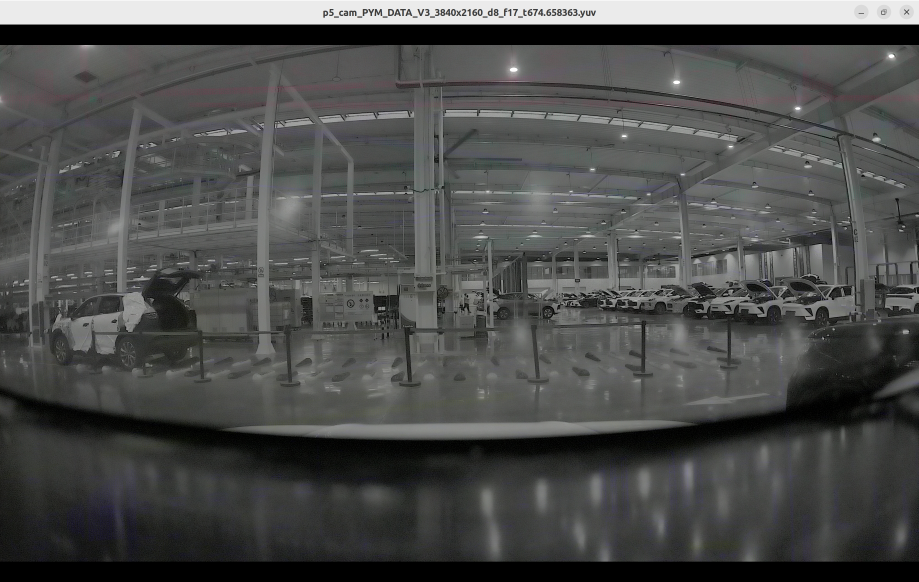
#> input picture py_script/CV2/potor/20251203-153210.jpg, 2756 x 1746 px, given in place of   20251203-153210.jpg, which was not available (shown at 1/3 size)
$ python chaocha3.py
#> lines starting #> are read from the running program, lines starting #| are printed output that depends on the picture; pictures that were not available may be replaced by others from this repository, and a replacement may not be noted
import cv2
import numpy as np
import os
from datetime import datetime
import json

class SimpleInstallationErrorAnalyzer:
    def __init__(self, camera_path, simulation_path, output_dir="./simple_analysis"):
        """
        简化工装安装误差分析器

        Args:
            camera_path: 相机实际拍摄图像路径
            simulation_path: 仿真设计图像路径
            output_dir: 输出目录
        """
        self.camera_path = camera_path
        self.simulation_path = simulation_path
        self.output_dir = output_dir

        # 创建输出目录
        os.makedirs(output_dir, exist_ok=True)

        # 读取图像
        self.camera_img = cv2.imread(camera_path)
        self.simulation_img = cv2.imread(simulation_path)

        if self.camera_img is None or self.simulation_img is None:
            raise ValueError("无法加载图像文件")

        # 统一图像尺寸（将仿真图缩放到相机图大小）
        self._resize_images()

        # 存储结果
        self.results = {
            "analysis_time": datetime.now().strftime("%Y-%m-%d %H:%M:%S"),
            "camera_image": camera_path,
            "simulation_image": simulation_path,
            "image_dimensions": {
                "original_camera": self.camera_img.shape[:2][::-1],  # (width, height)
                "original_simulation": self.simulation_img.shape[:2][::-1],
                "resized": self.camera_img.shape[:2][::-1]
            }
        }

    def _resize_images(self):
        """将仿真图像缩放到相机图像尺寸"""
        h_cam, w_cam = self.camera_img.shape[:2]
        h_sim, w_sim = self.simulation_img.shape[:2]

        # 保持宽高比缩放
        scale = min(w_cam / w_sim, h_cam / h_sim)
        new_width = int(w_sim * scale)
        new_height = int(h_sim * scale)

        self.simulation_img = cv2.resize(self.simulation_img, (new_width, new_height))

        # 如果尺寸不完全匹配，填充到相同尺寸
        if new_width != w_cam or new_height != h_cam:
            canvas = np.zeros((h_cam, w_cam, 3), dtype=np.uint8)
            start_x = (w_cam - new_width) // 2
            start_y = (h_cam - new_height) // 2
            canvas[start_y:start_y+new_height, start_x:start_x+new_width] = self.simulation_img
            self.simulation_img = canvas

    def analyze_angle_error(self, use_corners=True):
        """
        分析角度误差（主要关注旋转偏差）

        Args:
            use_corners: 是否使用角点检测（True）或简单投影（False）
        """
        print("开始角度误差分析...")

        # 方法1：使用角点检测（更准确）
        if use_corners:
            return self._analyze_with_corners()
        # 方法2：简单投影映射
        else:
            return self._analyze_simple_projection()

    def _analyze_with_corners(self):
        """使用角点检测分析角度误差"""
        # 转换为灰度图
        gray_camera = cv2.cvtColor(self.camera_img, cv2.COLOR_BGR2GRAY)
        gray_simulation = cv2.cvtColor(self.simulation_img, cv2.COLOR_BGR2GRAY)

        # 检测角点
        corners_camera = cv2.goodFeaturesToTrack(gray_camera, maxCorners=100,
                                                qualityLevel=0.01, minDistance=10)
        corners_simulation = cv2.goodFeaturesToTrack(gray_simulation, maxCorners=100,
                                                    qualityLevel=0.01, minDistance=10)

        if corners_camera is None or corners_simulation is None:
            print("警告：无法检测到足够角点，使用简单投影方法")
            return self._analyze_simple_projection()

        # 计算角点的主方向（使用PCA）
        angle_camera = self._calculate_principal_angle(corners_camera)
        angle_simulation = self._calculate_principal_angle(corners_simulation)

        # 计算角度差
        angle_diff = abs(angle_camera - angle_simulation)
        if angle_diff > 180:
            angle_diff = 360 - angle_diff

        # 生成投影图像
        projected_img = self._generate_projection(angle_diff)

        # 保存结果
        self._save_results(angle_camera, angle_simulation, angle_diff, projected_img)

        return self.results

    def _calculate_principal_angle(self, corners):
        """使用PCA计算角点的主方向角度"""
        corners_flat = corners.reshape(-1, 2).astype(np.float32)

        # 计算均值
        mean = np.mean(corners_flat, axis=0)

        # 计算协方差矩阵
        cov_mat = np.cov(corners_flat.T)

        # 计算特征值和特征向量
        eigenvalues, eigenvectors = np.linalg.eig(cov_mat)

        # 获取最大特征值对应的特征向量
        max_eigenvalue_idx = np.argmax(eigenvalues)
        principal_vector = eigenvectors[:, max_eigenvalue_idx]

        # 计算角度（0-360度）
        angle = np.arctan2(principal_vector[1], principal_vector[0]) * 180 / np.pi
        if angle < 0:
            angle += 360

        return angle

    # [46 lines left out: functions _analyze_simple_projection, _calculate_average_line_angle, not called in this run]

    def _generate_projection(self, angle_diff):
        """生成投影图像以可视化角度偏差"""
        h, w = self.camera_img.shape[:2]

        # 创建合成图像
        composite = np.zeros((h, w*2, 3), dtype=np.uint8)
        composite[:, :w] = self.camera_img
        composite[:, w:] = self.simulation_img

        # 在图像上绘制角度信息
        font = cv2.FONT_HERSHEY_SIMPLEX
        cv2.putText(composite, f"Camera", (10, 30), font, 1, (0, 255, 0), 2)
        cv2.putText(composite, f"Simulation", (w+10, 30), font, 1, (0, 255, 0), 2)
        cv2.putText(composite, f"Angle Difference: {angle_diff:.2f} angle",
                   (w//2 - 100, h-20), font, 0.7, (0, 0, 255), 2)

        # 绘制角度指示线
        center_x, center_y = w//2, h//2
        length = min(w, h) // 3

        # 相机图像的角度指示
        cv2.line(composite, (center_x, center_y),
                (center_x + int(length * np.cos(0)), center_y + int(length * np.sin(0))),
                (255, 0, 0), 3)

        # 仿真图像的角度指示（偏移角度）
        cv2.line(composite, (w + center_x, center_y),
                (w + center_x + int(length * np.cos(np.radians(angle_diff))),
                 center_y + int(length * np.sin(np.radians(angle_diff)))),
                (0, 0, 255), 3)

        return composite

    def _save_results(self, angle_camera, angle_simulation, angle_diff, projected_img):
        """保存分析结果"""
        # 保存投影图像
        projected_path = os.path.join(self.output_dir, "angle_projection.jpg")
        cv2.imwrite(projected_path, projected_img)

        # 保存角度差异图
        diff_path = os.path.join(self.output_dir, "angle_difference.jpg")
        self._save_angle_difference_plot(angle_camera, angle_simulation, angle_diff, diff_path)

        # 更新结果
        self.results.update({
            "method": "angle_analysis",
            "angles": {
                "camera_angle": float(angle_camera),
                "simulation_angle": float(angle_simulation),
                "angle_difference": float(angle_diff)
            },
            "projected_image": projected_path,
            "difference_plot": diff_path,
            "assessment": self._assess_installation(angle_diff)
        })

    def _save_angle_difference_plot(self, angle_cam, angle_sim, angle_diff, save_path):
        """保存角度差异图 - 修复版本"""
        try:
            import matplotlib.pyplot as plt

            # 方法1：使用极坐标图
            fig = plt.figure(figsize=(8, 6))
            ax = fig.add_subplot(111, projection='polar')  # 创建极坐标轴

            # 绘制角度线
            angles_rad = [np.radians(angle_cam), np.radians(angle_sim)]
            labels = [f'Camera: {angle_cam:.1f}°', f'Simulation: {angle_sim:.1f}°']
            colors = ['blue', 'red']

            for i, (angle_rad, label, color) in enumerate(zip(angles_rad, labels, colors)):
                ax.plot([angle_rad, angle_rad], [0, 1],
                       color=color, linewidth=3, label=label)

            # 设置极坐标参数
            ax.set_theta_zero_location('E')  # 0度在右侧
            ax.set_theta_direction(1)  # 逆时针方向
            ax.set_ylim(0, 1.2)
            ax.set_title(f'Angle Difference: {angle_diff:.2f}°', fontsize=14, pad=20)
            ax.legend(loc='upper right', bbox_to_anchor=(1.3, 1.0))

            plt.tight_layout()
            plt.savefig(save_path, dpi=150, bbox_inches='tight')
            plt.close()

        except Exception as e:
            print(f"保存角度差异图失败: {e}")
            # 如果极坐标图失败，使用简单的折线图
            self._save_simple_angle_plot(angle_cam, angle_sim, angle_diff, save_path)

    # [28 lines left out: function _save_simple_angle_plot, not called in this run]

    def _assess_installation(self, angle_diff):
        """评估安装质量"""
        tolerance = 2.0  # 2度容忍度

        if angle_diff <= tolerance:
            return {
                "status": "PASS",
                "message": f"安装角度偏差({angle_diff:.2f}°)在允许范围内(≤{tolerance}°)",
                "recommendation": "安装合格，无需调整"
            }
        else:
            return {
                "status": "FAIL",
                "message": f"安装角度偏差({angle_diff:.2f}°)超过允许范围(>{tolerance}°)",
                "recommendation": f"需要调整工装，旋转约{angle_diff:.2f}°"
            }

    def generate_report(self):
        """生成简单报告"""
        report_path = os.path.join(self.output_dir, "angle_analysis_report.json")

        with open(report_path, 'w', encoding='utf-8') as f:
            json.dump(self.results, f, indent=2, ensure_ascii=False)

        # 生成文本摘要
        summary = self._generate_summary()
        summary_path = os.path.join(self.output_dir, "summary.txt")

        with open(summary_path, 'w', encoding='utf-8') as f:
            f.write(summary)

        print(f"报告已保存到: {report_path}")
        print(f"摘要已保存到: {summary_path}")

        return report_path, summary_path

    def _generate_summary(self):
        """生成文本摘要"""
        angles = self.results.get("angles", {})
        assessment = self.results.get("assessment", {})

        summary = "=" * 50 + "\n"
        summary += "工装安装角度误差分析报告\n"
        summary += "=" * 50 + "\n\n"

        summary += f"分析时间: {self.results.get('analysis_time')}\n"
        summary += f"相机图像: {os.path.basename(self.camera_path)}\n"
        summary += f"仿真图像: {os.path.basename(self.simulation_path)}\n\n"

        summary += "角度测量结果:\n"
        summary += f"  相机图像角度: {angles.get('camera_angle', 0):.2f}°\n"
        summary += f"  仿真图像角度: {angles.get('simulation_angle', 0):.2f}°\n"
        summary += f"  角度偏差: {angles.get('angle_difference', 0):.2f}°\n\n"

        summary += "安装评估:\n"
        summary += f"  状态: {assessment.get('status', 'UNKNOWN')}\n"
        summary += f"  结论: {assessment.get('message', '')}\n"
        summary += f"  建议: {assessment.get('recommendation', '')}\n\n"

        summary += "输出文件:\n"
        summary += f"  投影图像: {os.path.basename(self.results.get('projected_image', ''))}\n"
        summary += f"  角度差异图: {os.path.basename(self.results.get('difference_plot', ''))}\n"
        summary += f"  详细报告: angle_analysis_report.json\n"

        summary += "\n" + "=" * 50

        return summary

# 使用示例
# [107 lines left out: functions main, batch_angle_analysis, not called in this run]

# 快速分析函数（最简版本）
def quick_angle_check(camera_path, simulation_path, show_result=True):
    """
    快速角度检查 - 最简版本
    只返回角度偏差，不保存文件
    """
#> called with camera_path = './potor/  20251203-153210.jpg', show_result = True
    try:
        # 读取图像
        camera_img = cv2.imread(camera_path)
#> camera_img is the input picture: shape (1746, 2756, 3); mean B, G, R 76.5, 77.7, 76.8
        sim_img = cv2.imread(simulation_path)
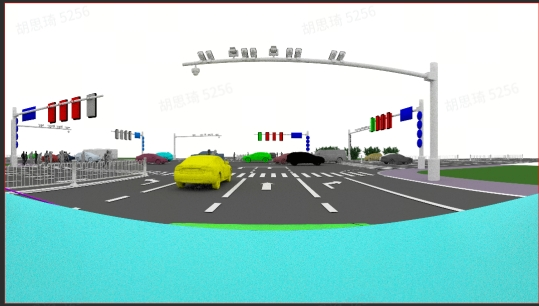
#> input picture py_script/CV2/potor/img_v3_02sp_e51b3634-66a9-4d6b-9b3d-69e53271910g.jpg, 539 x 306 px
#> sim_img is the input picture: shape (306, 539, 3); mean B, G, R 201.6, 205.1, 167

        if camera_img is None or sim_img is None:
            print("错误：无法读取图像")
            return None

        # 统一尺寸
        h_cam, w_cam = camera_img.shape[:2]
        sim_img = cv2.resize(sim_img, (w_cam, h_cam))
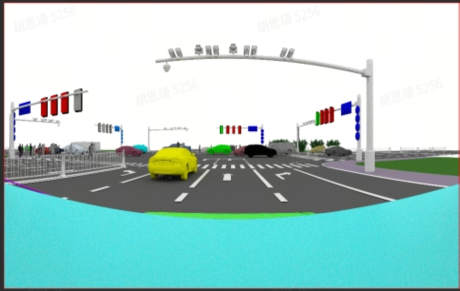
#> sim_img: shape (1746, 2756, 3) (shown at 1/6 size); mean B, G, R 201.5, 205, 167

        # 转换为灰度
        gray_cam = cv2.cvtColor(camera_img, cv2.COLOR_BGR2GRAY)
        gray_sim = cv2.cvtColor(sim_img, cv2.COLOR_BGR2GRAY)
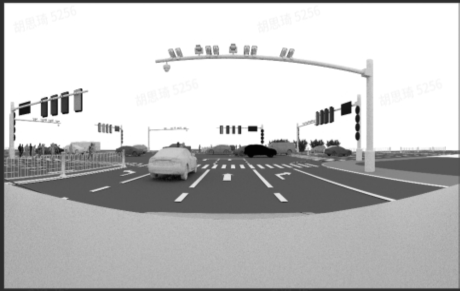
#> gray_sim: shape (1746, 2756) (shown at 1/6 size); min 2, max 255, mean 193.3

        # 简单边缘检测
        edges_cam = cv2.Canny(gray_cam, 50, 150)
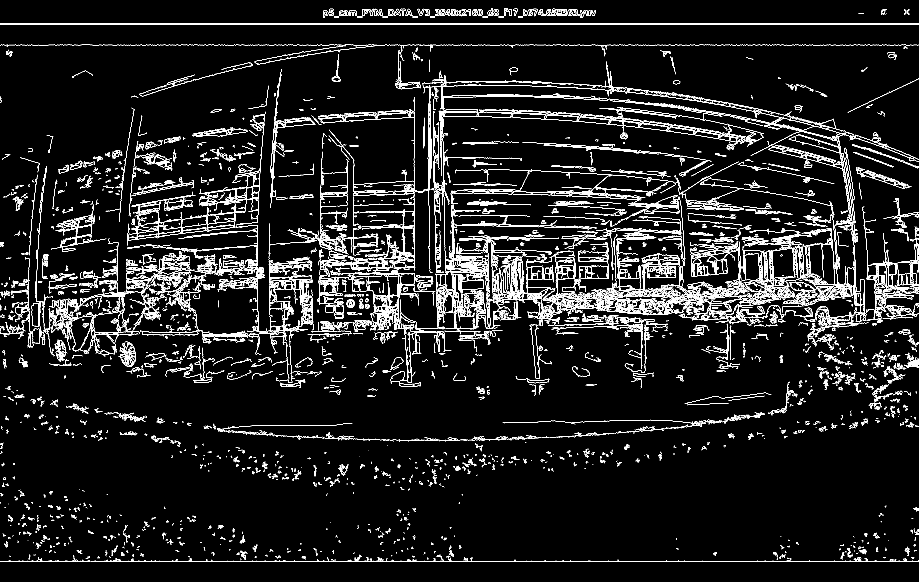
#> edges_cam: shape (1746, 2756) (shown at 1/3 size); 5.3% white in thin lines or dots
        edges_sim = cv2.Canny(gray_sim, 50, 150)
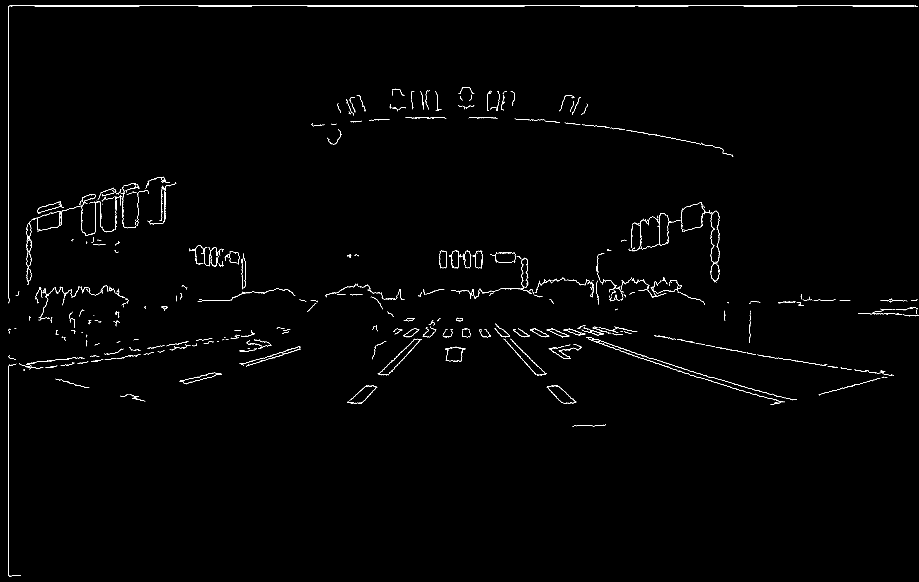
#> edges_sim: shape (1746, 2756) (shown at 1/3 size); 0.68% white in thin lines or dots

        # 检测主要直线
        def get_main_angle(edges):
            lines = cv2.HoughLinesP(edges, 1, np.pi/180, 50, minLineLength=50, maxLineGap=10)
#> lines = 1033 rows, first 6: [0, 73, 2755, 73], [0, 71, 2755, 71], [2, 1684, 1869, 1684], [1054, 135, 1587, 135], [2208, 134, 2359, 134], [2266, 880, 2323, 880]
            if lines is None:
                return 0

            # 找到最长的直线
            longest_length = 0
            main_angle = 0

            for line in lines:
                x1, y1, x2, y2 = line[0]
                length = np.sqrt((x2-x1)**2 + (y2-y1)**2)

                if length > longest_length:
                    longest_length = length
                    angle = np.arctan2(y2-y1, x2-x1) * 180 / np.pi
                    if angle < 0:
                        angle += 180
                    main_angle = angle
#> this loop made 1033 passes
#> (x1, y1, x2, y2, length, longest_length, angle, main_angle) on pass 1: (0, 73, 2755, 73, 2755, 2755, 0, 0)
#> after the loop, angle = 0; longest_length = 2755; main_angle = 0

            return main_angle

        angle_cam = get_main_angle(edges_cam)
#> angle_cam = 0
        angle_sim = get_main_angle(edges_sim)
#> in get_main_angle (call 2), `lines = cv2.HoughLinesP(edges, 1, np.pi/180, 50, minLineLength=50, max..`: lines = 119 rows, first 6: [105, 15, 419, 15], [2231, 18, 2391, 18], [24, 891, 24, 180], [2394, 16, 2558, 16], [104, 18, 417, 18], [26, 1586, 26, 1299]
#> the loop in get_main_angle (call 2), `for line in lines:` made 119 passes
#> (x1, y1, x2, y2, length, longest_length, angle, main_angle) on passes 1, 3: (105, 15, 419, 15, 314, 314, 0, 0), (24, 891, 24, 180, 711, 711, 90, 90)
#> angle_sim = 90

        # 计算角度差
        angle_diff = abs(angle_cam - angle_sim)
#> angle_diff = 90
        if angle_diff > 180:
            angle_diff = 360 - angle_diff

        # 判断是否合格
        tolerance = 2.0
        is_pass = angle_diff <= tolerance
#> is_pass = False

        if show_result:
            print(f"\n快速角度检查结果:")
            print(f"  相机角度: {angle_cam:.2f}°")
#|   相机角度: 0.00°
            print(f"  仿真角度: {angle_sim:.2f}°")
#|   仿真角度: 90.00°
            print(f"  角度偏差: {angle_diff:.2f}°")
#|   角度偏差: 90.00°
            print(f"  允许偏差: {tolerance}°")
            print(f"  结果: {'✓ 合格' if is_pass else '✗ 超差'}")
#|   结果: ✗ 超差

        return {
            "camera_angle": angle_cam,
            "simulation_angle": angle_sim,
            "angle_difference": angle_diff,
            "is_pass": is_pass,
            "tolerance": tolerance
        }

    except Exception as e:
        print(f"快速检查失败: {e}")
        return None

def visualize_projection(camera_path, simulation_path, angle_diff=None, show_window=False):

    camera_img = cv2.imread(camera_path)
    sim_img = cv2.imread(simulation_path)

    if camera_img is None or sim_img is None:
        print("错误：无法读取图像")
        return None

    # 统一尺寸
    h, w = camera_img.shape[:2]
    sim_img = cv2.resize(sim_img, (w, h))

    # 创建合成图像
    composite = np.zeros((h, w*2, 3), dtype=np.uint8)
    composite[:, :w] = camera_img
    composite[:, w:] = sim_img

    # 添加文字
    font = cv2.FONT_HERSHEY_SIMPLEX
    cv2.putText(composite, "Camera", (10, 30), font, 1, (0, 255, 0), 2)
    cv2.putText(composite, "Simulation", (w+10, 30), font, 1, (0, 255, 0), 2)

    if angle_diff is not None:
        cv2.putText(composite, f"Angle Diff: {angle_diff:.2f}°",
                   (w//2 - 100, h-20), font, 0.8, (0, 0, 255), 2)

    # 保存文件
    timestamp = datetime.now().strftime("%Y%m%d_%H%M%S")
    save_path = f"./projection_{timestamp}.jpg"
    cv2.imwrite(save_path, composite)
    print(f"✓ 投影图像已保存: {save_path}")

    # 可选：显示窗口（在无GUI环境会跳过）
    if show_window:
        try:
            cv2.imshow("Projection Comparison", composite)
            cv2.waitKey(0)
            cv2.destroyAllWindows()
        except Exception as e:
            print(f"⚠ 无法显示窗口（无GUI环境），但图像已保存")

    return composite


# [35 lines of commented-out code are left out]

# [82 lines left out: function analyze_angle_with_direction, not called in this run]


# 主程序
if __name__ == "__main__":
    print("工装安装角度误差分析工具")
    print("=" * 50)

    # 示例1: 快速检查
    print("\n1. 快速角度检查示例:")
    camera_img = "./potor/  20251203-153210.jpg"  # 替换为实际路径
    sim_img = "./potor/img_v3_02sp_e51b3634-66a9-4d6b-9b3d-69e53271910g.jpg"  # 替换为实际路径

    result = quick_angle_check(camera_img, sim_img, show_result=True)
#> result = {'camera_angle': 0, 'simulation_angle': 90, 'angle_difference': 90, 'is_pass': False, 'tolerance': 2}

    if result:
        # 示例2: 详细分析
        print("\n2. 详细角度分析示例:")
        analyzer = SimpleInstallationErrorAnalyzer(
            camera_path=camera_img,
            simulation_path=sim_img,
            output_dir="./detailed_analysis"
        )
#> in _resize_images, `canvas[start_y:start_y+new_height, start_x:start_x+new_width] = self.s..`:
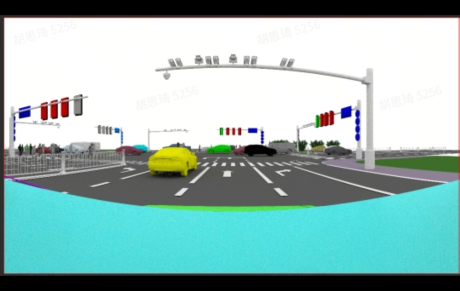
#> canvas: shape (1746, 2756, 3) (shown at 1/6 size); mean B, G, R 180.5, 183.7, 149.6

        analyzer.analyze_angle_error(use_corners=True)
#> in _analyze_with_corners, `gray_simulation = cv2.cvtColor(self.simulation_img, cv2.COLOR_BGR2GRAY)`:
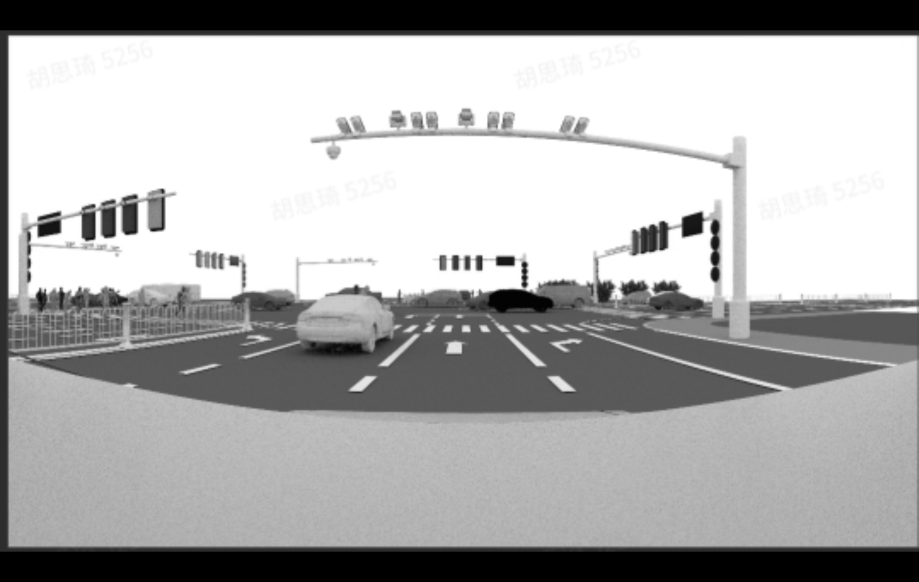
#> gray_simulation: shape (1746, 2756) (shown at 1/3 size); min 0, max 255, mean 173.2
#> in _analyze_with_corners, `corners_camera = cv2.goodFeaturesToTrack(gray_camera, maxCorners=100, ..`: corners_camera = 100 rows, first 8: [1517, 30], [1406, 34], [1528, 34], [1036, 42], [2240, 873], [1225, 38], [1191, 38], [1341, 39]
#> in _analyze_with_corners, `corners_simulation = cv2.goodFeaturesToTrack(gray_simulation, maxCorne..`: corners_simulation = 100 rows, first 8: [135, 868], [1439, 869], [181, 864], [120, 865], [1618, 852], [1980, 747], [2139, 752], [329, 870]
#> (the rest of the program and of its run is left out)
